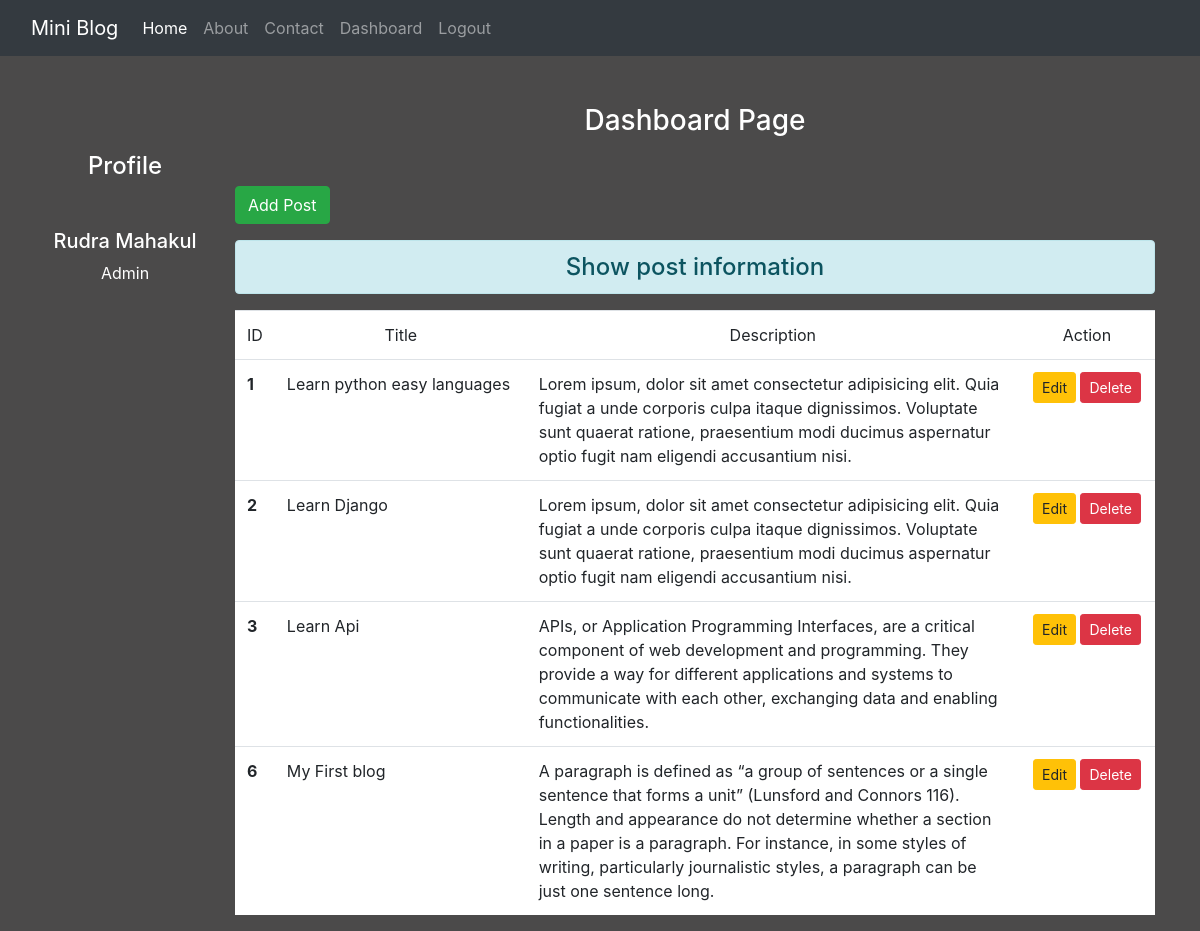
The page /dashboard/ (signed in) on the database its author committed.
### blog/models.py (models this page shows)
class Post(models.Model):
    title = models.CharField(max_length=250)
    desc = models.TextField()

### blog/views.py (the view)
# urls.py: path("dashboard/",views.DASHBOARD,name='dashboard'),
def DASHBOARD(request):
    if request.user.is_authenticated:
        posts = Post.objects.all()
        user = request.user
        full_name = user.get_full_name()
        group = user.groups.all()
        return render(request, 'blog/dashboard.html', {'posts':posts, 'full_name':full_name, 'group':group})
    else:
        return HttpResponseRedirect('/login/')

### templates/blog/dashboard.html (shortened to what this page needs)
{% extends 'blog/base.html' %}
{% load static %}
{% block side %}
        <div class="col-sm-2 text-white my-5 text-center">
            <h4 class="my-5">Profile</h4>
            <h5>{{full_name}}</h5>
            {% for grp in group %}
                <p>{{grp.name}}</p>
            {% endfor %}
        </div>
{% endblock side %}
{% block content %}
<div class="col-sm-10">
    <h3 class="text-white my-5 text-center">Dashboard Page</h3>
    <a href="{% url 'add_post' %}" class="btn btn-success">Add Post</a>
    <h4 class="text-center alert alert-info mt-3">Show post information</h4>
    {% if posts %}
        <table class="table table-hover bg-white">
            <thead>
                <tr class="text-center">
                    <td scope = "col" style="width:2%">ID</td>
                    <td scope = "col" style="width:28%">Title</td>
                    <td scope = "col" style="width:55%">Description</td>
                    <td scope = "col" style="width:15%">Action</td>
                </tr>
            </thead>
            <tbody>
                {% for post in posts %}
                    <tr>
                        <th scope="row">{{post.id}}</th>
                        <td>{{post.title}}</td>
                        <td>{{post.desc}}</td>
                        <td class="text-center"><a href="{% url 'update_post' post.id %}" class="btn btn-warning btn-sm">Edit</a>
                    {% if perms.blog.delete_post %}
                        <form action="{% url 'delete_post' post.id %}" method="POST" class="d-inline">
                            <input type="submit" class="btn btn-danger btn-sm" value="Delete">
                        </form>
                    {% endif %}
                    </td>
                    </tr>
                {% endfor %}
            </tbody>
        </table>
    {% else %}
        <h4 class="text-center alert alert-warning">No Records Found</h4>
    {% endif %}
</div>
{% endblock content %}

### templates/blog/base.html (shortened to what this page needs)
<!DOCTYPE html>
{% load static %}
<html lang="en">
<head>
    <link rel="stylesheet" href="{% static 'blog/css/bootstrap.css' %}">
    <link rel="stylesheet" href="{% static 'blog/css/style.css' %}">
</head>
<body>
    <div class="container-fluid bg-dark">
        {% include 'blog/navbar.html' %}
    </div>
    <div class="container">
        <div class="row">
            {% block side %}
            {% endblock side %}
            {% block content %}
            {% endblock content %}
        </div>
    </div>
</body>
</html>

### templates/blog/navbar.html (shortened to what this page needs)
<nav class="navbar navbar-expand-lg navbar-dark bg-dark">
    <a class="navbar-brand" href="#">Mini Blog</a>
    <div class="collapse navbar-collapse" id="navbarNav">
      <ul class="navbar-nav">
        <li class="nav-item active">
          <a class="nav-link" href="/">Home <span class="sr-only">(current)</span></a>
        </li>
        <li class="nav-item">
          <a class="nav-link" href="{% url 'about' %}">About</a>
        </li>
        <li class="nav-item">
          <a class="nav-link" href="{% url 'contact' %}">Contact</a>
        </li>
    {% if request.user.is_authenticated %}
        <li class="nav-item">
          <a class="nav-link" href="{% url 'dashboard' %}">Dashboard</a>
        </li>
        <li class="nav-item">
            <a class="nav-link" href="{% url 'user_logout' %}">Logout</a>
          </li>
    {% endif %}
      </ul>
    </div>
  </nav>

### static/blog/css/style.css (style rules this page uses)
body { background-color: rgb(75, 74, 74); color: antiquewhite; }

### rows shown on the page
Post: id "1", title "Learn python easy languages", desc "Lorem ipsum, dolor sit amet consectetur adipisicing elit. Quia fugiat a unde corporis culpa itaque dignissimos. Voluptate sunt quaerat ratione, praesentium modi ducimus aspernatur optio fugit nam eligendi accusantium nisi."
Post: id "2", title "Learn Django", desc "Lorem ipsum, dolor sit amet consectetur adipisicing elit. Quia fugiat a unde corporis culpa itaque dignissimos. Voluptate sunt quaerat ratione, praesentium modi ducimus aspernatur optio fugit nam eligendi accusantium nisi."
Post: id "3", title "Learn Api", desc "APIs, or Application Programming Interfaces, are a critical component of web development and programming. They provide a way for different applications and systems to communicate with each other, exchanging data and enabling functionalities."
Post: id "6", title "My First blog", desc "A paragraph is defined as “a group of sentences or a single sentence that forms a unit” (Lunsford and Connors 116). Length and appearance do not determine whether a section in a paper is a paragraph. For instance, in some styles of writing, particularly journalistic styles, a paragraph can be just one sentence long."

### other values the page prints
{{ full_name }} "Rudra Mahakul"
{{ grp.name }} "Admin"
